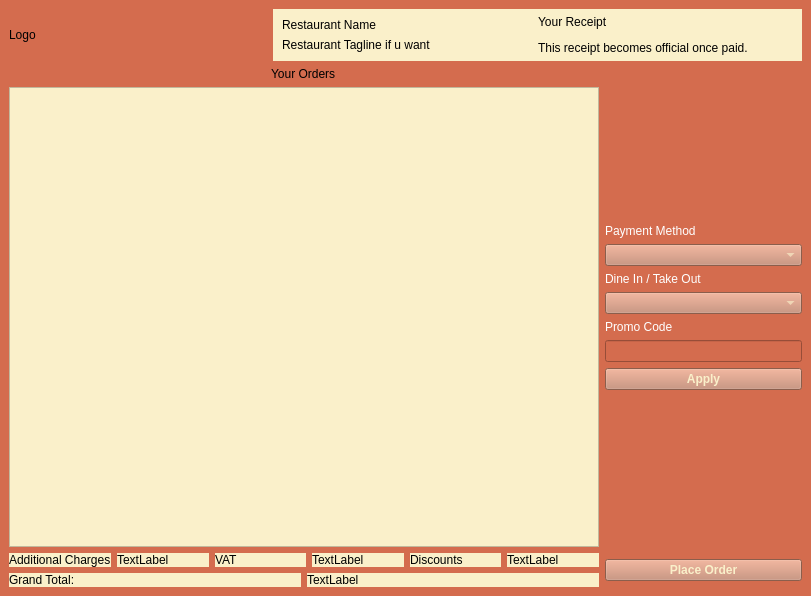
<?xml version="1.0" encoding="UTF-8"?>
<ui version="4.0">
 <class>CheckoutWindow</class>
 <widget class="QMainWindow" name="CheckoutWindow">
  <property name="geometry">
   <rect>
    <x>0</x>
    <y>0</y>
    <width>811</width>
    <height>596</height>
   </rect>
  </property>
  <property name="windowTitle">
   <string>MainWindow</string>
  </property>
  <property name="styleSheet">
   <string notr="true">background-color: rgb(212, 108, 78);</string>
  </property>
  <widget class="QWidget" name="centralwidget">
   <layout class="QVBoxLayout" name="verticalLayout_6">
    <item>
     <layout class="QHBoxLayout" name="horizontalLayout" stretch="0,0,0">
      <property name="spacing">
       <number>0</number>
      </property>
      <item>
       <widget class="QLabel" name="Logo">
        <property name="text">
         <string>Logo</string>
        </property>
       </widget>
      </item>
      <item>
       <widget class="QWidget" name="" native="true">
        <property name="styleSheet">
         <string notr="true">background-color: rgb(250, 240, 202);
color: rgb(0, 0, 0);</string>
        </property>
        <layout class="QVBoxLayout" name="verticalLayout_2">
         <item>
          <widget class="QLabel" name="OtherLabel3">
           <property name="styleSheet">
            <string notr="true"/>
           </property>
           <property name="text">
            <string>Restaurant Name</string>
           </property>
          </widget>
         </item>
         <item>
          <widget class="QLabel" name="OtherLabel4">
           <property name="styleSheet">
            <string notr="true"/>
           </property>
           <property name="text">
            <string>Restaurant Tagline if u want</string>
           </property>
          </widget>
         </item>
        </layout>
       </widget>
      </item>
      <item>
       <layout class="QVBoxLayout" name="verticalLayout">
        <item>
         <widget class="QLabel" name="OtherLabel1">
          <property name="styleSheet">
           <string notr="true">background-color: rgb(250, 240, 202);
color: rgb(0, 0, 0);
</string>
          </property>
          <property name="text">
           <string>Your Receipt</string>
          </property>
         </widget>
        </item>
        <item>
         <widget class="QLabel" name="OtherLabel2">
          <property name="styleSheet">
           <string notr="true">background-color: rgb(250, 240, 202);
color: rgb(0, 0, 0);
</string>
          </property>
          <property name="text">
           <string>This receipt becomes official once paid.</string>
          </property>
         </widget>
        </item>
       </layout>
      </item>
     </layout>
    </item>
    <item>
     <layout class="QHBoxLayout" name="horizontalLayout_2" stretch="75,25">
      <item>
       <layout class="QVBoxLayout" name="verticalLayout_4">
        <item alignment="Qt::AlignHCenter">
         <widget class="QLabel" name="OtherLabel5">
          <property name="text">
           <string>Your Orders</string>
          </property>
         </widget>
        </item>
        <item>
         <widget class="QTableWidget" name="tableWidget">
          <property name="styleSheet">
           <string notr="true">background-color: rgb(250, 240, 202);
</string>
          </property>
         </widget>
        </item>
       </layout>
      </item>
      <item>
       <layout class="QVBoxLayout" name="verticalLayout_3">
        <item>
         <spacer name="verticalSpacer">
          <property name="orientation">
           <enum>Qt::Vertical</enum>
          </property>
          <property name="sizeHint" stdset="0">
           <size>
            <width>20</width>
            <height>40</height>
           </size>
          </property>
         </spacer>
        </item>
        <item>
         <widget class="QLabel" name="PaymentMethodLabel">
          <property name="styleSheet">
           <string notr="true">color: rgb(255, 255, 255);</string>
          </property>
          <property name="text">
           <string>Payment Method</string>
          </property>
         </widget>
        </item>
        <item>
         <widget class="QComboBox" name="PaymentMethod">
          <property name="font">
           <font>
            <bold>true</bold>
           </font>
          </property>
          <property name="styleSheet">
           <string notr="true">color: rgb(250, 240, 202);
background-color: rgb(195, 132, 107);</string>
          </property>
         </widget>
        </item>
        <item>
         <widget class="QLabel" name="DeliveryMethodLabel">
          <property name="styleSheet">
           <string notr="true">color: rgb(255, 255, 255);</string>
          </property>
          <property name="text">
           <string>Dine In / Take Out</string>
          </property>
         </widget>
        </item>
        <item>
         <widget class="QComboBox" name="DeliveryMethod">
          <property name="font">
           <font>
            <bold>true</bold>
           </font>
          </property>
          <property name="styleSheet">
           <string notr="true">color: rgb(250, 240, 202);
background-color: rgb(195, 132, 107);</string>
          </property>
         </widget>
        </item>
        <item>
         <widget class="QLabel" name="PromoCodeLabel">
          <property name="styleSheet">
           <string notr="true">color: rgb(255, 255, 255);</string>
          </property>
          <property name="text">
           <string>Promo Code</string>
          </property>
         </widget>
        </item>
        <item>
         <widget class="QLineEdit" name="PromoCode">
          <property name="font">
           <font>
            <bold>true</bold>
           </font>
          </property>
          <property name="styleSheet">
           <string notr="true">color: rgb(255, 255, 255);</string>
          </property>
         </widget>
        </item>
        <item>
         <widget class="QPushButton" name="PromoCodeApplyButton">
          <property name="font">
           <font>
            <bold>true</bold>
           </font>
          </property>
          <property name="styleSheet">
           <string notr="true">color: rgb(250, 240, 202);
background-color: rgb(195, 132, 107);</string>
          </property>
          <property name="text">
           <string>Apply</string>
          </property>
         </widget>
        </item>
        <item>
         <spacer name="verticalSpacer_2">
          <property name="orientation">
           <enum>Qt::Vertical</enum>
          </property>
          <property name="sizeHint" stdset="0">
           <size>
            <width>20</width>
            <height>40</height>
           </size>
          </property>
         </spacer>
        </item>
       </layout>
      </item>
     </layout>
    </item>
    <item>
     <layout class="QHBoxLayout" name="horizontalLayout_5" stretch="75,25">
      <item>
       <layout class="QVBoxLayout" name="verticalLayout_5">
        <item>
         <layout class="QHBoxLayout" name="horizontalLayout_3">
          <item>
           <widget class="QLabel" name="AdditionalChargeLabel">
            <property name="styleSheet">
             <string notr="true">background-color: rgb(250, 240, 202);
color: rgb(0, 0, 0);</string>
            </property>
            <property name="text">
             <string>Additional Charges</string>
            </property>
           </widget>
          </item>
          <item>
           <widget class="QLabel" name="AdditionalCharge">
            <property name="styleSheet">
             <string notr="true">background-color: rgb(250, 240, 202);
color: rgb(0, 0, 0);</string>
            </property>
            <property name="text">
             <string>TextLabel</string>
            </property>
           </widget>
          </item>
          <item>
           <widget class="QLabel" name="VATLabel">
            <property name="styleSheet">
             <string notr="true">background-color: rgb(250, 240, 202);
color: rgb(0, 0, 0);</string>
            </property>
            <property name="text">
             <string>VAT</string>
            </property>
           </widget>
          </item>
          <item>
           <widget class="QLabel" name="VAT">
            <property name="styleSheet">
             <string notr="true">background-color: rgb(250, 240, 202);
color: rgb(0, 0, 0);</string>
            </property>
            <property name="text">
             <string>TextLabel</string>
            </property>
           </widget>
          </item>
          <item>
           <widget class="QLabel" name="DiscountsLabel">
            <property name="styleSheet">
             <string notr="true">background-color: rgb(250, 240, 202);
color: rgb(0, 0, 0);</string>
            </property>
            <property name="text">
             <string>Discounts</string>
            </property>
           </widget>
          </item>
          <item>
           <widget class="QLabel" name="Discounts">
            <property name="styleSheet">
             <string notr="true">background-color: rgb(250, 240, 202);
color: rgb(0, 0, 0);</string>
            </property>
            <property name="text">
             <string>TextLabel</string>
            </property>
           </widget>
          </item>
         </layout>
        </item>
        <item>
         <layout class="QHBoxLayout" name="horizontalLayout_4">
          <item>
           <widget class="QLabel" name="GrandTotalLabel">
            <property name="styleSheet">
             <string notr="true">background-color: rgb(250, 240, 202);
color: rgb(0, 0, 0);</string>
            </property>
            <property name="text">
             <string>Grand Total:</string>
            </property>
           </widget>
          </item>
          <item>
           <widget class="QLabel" name="GrandTotal">
            <property name="styleSheet">
             <string notr="true">background-color: rgb(250, 240, 202);
color: rgb(0, 0, 0);</string>
            </property>
            <property name="text">
             <string>TextLabel</string>
            </property>
           </widget>
          </item>
         </layout>
        </item>
       </layout>
      </item>
      <item>
       <widget class="QPushButton" name="PlacePrderButton">
        <property name="font">
         <font>
          <bold>true</bold>
         </font>
        </property>
        <property name="styleSheet">
         <string notr="true">color: rgb(250, 240, 202);
background-color: rgb(195, 132, 107);</string>
        </property>
        <property name="text">
         <string>Place Order</string>
        </property>
       </widget>
      </item>
     </layout>
    </item>
   </layout>
  </widget>
 </widget>
 <resources/>
 <connections/>
</ui>
